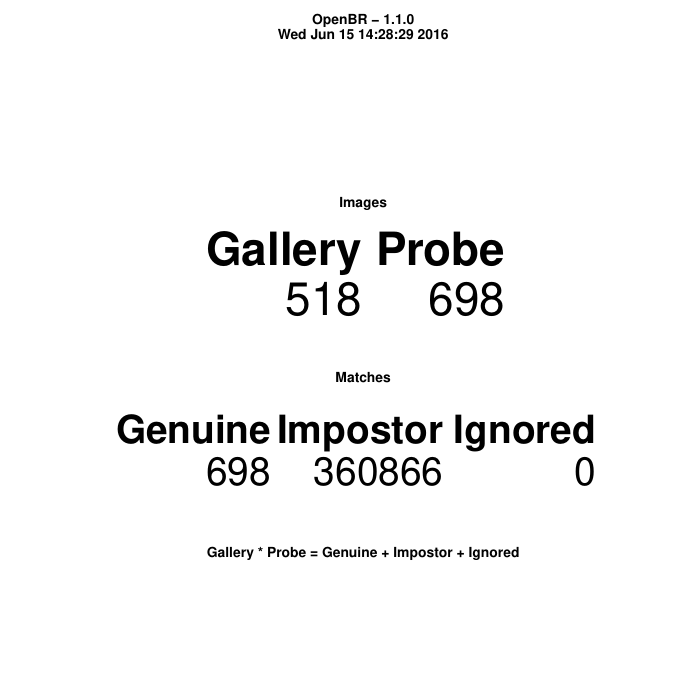

This figure's R source:
source("/usr/local/share/openbr/plotting/plot_utils.R")

# Read CSVs
data <- NULL
tmp <- read.csv("FaceRecognition_MEDS.csv")
tmp$File <- "FaceRecognition_MEDS"
data <- rbind(data, tmp)

confidence <- 0.95
ncol <- 1
basename <- "./lfw"
smooth <- FALSE
csv <- FALSE
majorHeader <- "File"
majorSize <- 1
majorSmooth <- FALSE
minorHeader <- ""
minorSize <- 0
minorSmooth <- FALSE
flip <- FALSE

# Open output device
pdf("./lfw.pdf")

# Write figures

formatData()

algs <- TF$File
algs <- algs[!duplicated(algs)]

# Write metadata table
plotMetadata(metadata=Metadata, title="OpenBR - 1.1.0")
plot.new()
plotTable(tableData=TF, name="Table of True Accept Rates at various False Accept Rates", labels=c("FAR = 1e-06", "FAR = 1e-05", "FAR = 1e-04", "FAR = 1e-03", "FAR = 1e-02", "FAR = 1e-01"))
plotTable(tableData=FT, name="Table  of False Accept Rates at various True Accept Rates", labels=c("TAR = 0.40", "TAR = 0.50", "TAR = 0.65", "TAR = 0.75", "TAR = 0.85", "TAR = 0.95"))
plotTable(tableData=CT, name="Table of retrieval rate at various ranks", labels=c("Rank 1", "Rank 5", "Rank 10", "Rank 20", "Rank 50", "Rank 100"))
plotTable(tableData=TS, name="Template Size by Algorithm", labels=c("Template Size (bytes):"))

plot <- plotLine(lineData=DET, options=list(xLog=TRUE,xTitle="False Accept Rate",yLog=FALSE,yTitle="True Accept Rate"), flipY=TRUE)
plot
plot <- plotLine(lineData=DET, options=list(xLog=TRUE,xTitle="False Accept Rate",yLog=TRUE,yTitle="False Reject Rate"), flipY=FALSE)
plot
plot <- plotLine(lineData=IET, options=list(xLog=TRUE,xTitle="False Positive Identification Rate (FPIR)",yLog=TRUE,yTitle="False Negative Identification Rate (FNIR)"), flipY=FALSE)
plot
plot <- plotLine(lineData=CMC, options=list(size="1",xBreaks="c(1,5,10,50,100)",xLabels="c(1,5,10,50,100)",xLog=TRUE,xTitle="Rank",yLog=FALSE,yTitle="Retrieval Rate"), flipY=FALSE)
plot
plot <- plotSD(sdData=SD)
plot
plot <- plotBC(bcData=BC)
plot
plot <- plotERR(errData=ERR)
plot
plotEERSamples(imData=IM, gmData=GM)

dev.off()
